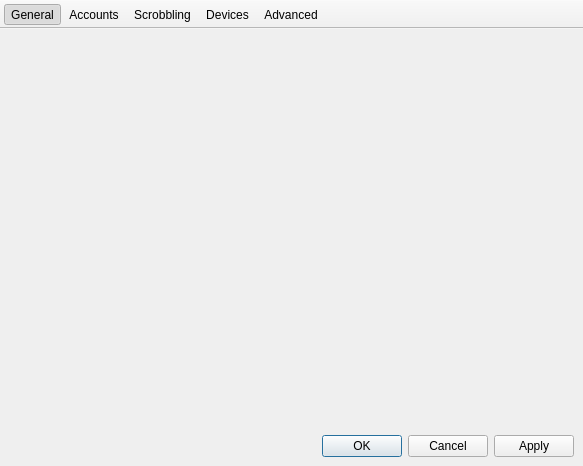
<?xml version="1.0" encoding="UTF-8"?>
<ui version="4.0">
 <class>PreferencesDialog</class>
 <widget class="QMainWindow" name="PreferencesDialog">
  <property name="windowModality">
   <enum>Qt::NonModal</enum>
  </property>
  <property name="geometry">
   <rect>
    <x>0</x>
    <y>0</y>
    <width>583</width>
    <height>466</height>
   </rect>
  </property>
  <property name="sizePolicy">
   <sizepolicy hsizetype="Preferred" vsizetype="Expanding">
    <horstretch>0</horstretch>
    <verstretch>0</verstretch>
   </sizepolicy>
  </property>
  <property name="focusPolicy">
   <enum>Qt::StrongFocus</enum>
  </property>
  <property name="windowTitle">
   <string notr="true">MainWindow</string>
  </property>
  <property name="unifiedTitleAndToolBarOnMac">
   <bool>true</bool>
  </property>
  <widget class="QWidget" name="centralwidget">
   <layout class="QVBoxLayout" name="verticalLayout">
    <item>
     <widget class="unicorn::StackedWidget" name="stackedWidget">
      <property name="sizePolicy">
       <sizepolicy hsizetype="Preferred" vsizetype="Preferred">
        <horstretch>0</horstretch>
        <verstretch>0</verstretch>
       </sizepolicy>
      </property>
      <widget class="GeneralSettingsWidget" name="general"/>
      <widget class="AccountSettingsWidget" name="accounts"/>
      <widget class="ScrobbleSettingsWidget" name="scrobbling"/>
      <widget class="IpodSettingsWidget" name="ipod"/>
      <widget class="AdvancedSettingsWidget" name="advanced"/>
     </widget>
    </item>
    <item>
     <widget class="QDialogButtonBox" name="buttonBox">
      <property name="standardButtons">
       <set>QDialogButtonBox::Apply|QDialogButtonBox::Cancel|QDialogButtonBox::Ok</set>
      </property>
     </widget>
    </item>
   </layout>
  </widget>
  <widget class="QToolBar" name="toolBar">
   <property name="sizePolicy">
    <sizepolicy hsizetype="Preferred" vsizetype="Preferred">
     <horstretch>0</horstretch>
     <verstretch>0</verstretch>
    </sizepolicy>
   </property>
   <property name="windowTitle">
    <string notr="true">toolBar</string>
   </property>
   <property name="movable">
    <bool>false</bool>
   </property>
   <property name="allowedAreas">
    <set>Qt::TopToolBarArea</set>
   </property>
   <property name="toolButtonStyle">
    <enum>Qt::ToolButtonTextUnderIcon</enum>
   </property>
   <property name="floatable">
    <bool>false</bool>
   </property>
   <attribute name="toolBarArea">
    <enum>TopToolBarArea</enum>
   </attribute>
   <attribute name="toolBarBreak">
    <bool>false</bool>
   </attribute>
   <addaction name="actionGeneral"/>
   <addaction name="actionAccounts"/>
   <addaction name="actionScrobbling"/>
   <addaction name="actionDevices"/>
   <addaction name="actionAdvanced"/>
  </widget>
  <action name="actionGeneral">
   <property name="checkable">
    <bool>true</bool>
   </property>
   <property name="checked">
    <bool>true</bool>
   </property>
   <property name="icon">
    <iconset resource="../qrc/audioscrobbler.qrc">
     <normaloff>:/preferences_general.png</normaloff>:/preferences_general.png</iconset>
   </property>
   <property name="text">
    <string>General</string>
   </property>
  </action>
  <action name="actionAccounts">
   <property name="checkable">
    <bool>true</bool>
   </property>
   <property name="icon">
    <iconset resource="../qrc/audioscrobbler.qrc">
     <normaloff>:/preferences_accounts.png</normaloff>:/preferences_accounts.png</iconset>
   </property>
   <property name="text">
    <string>Accounts</string>
   </property>
  </action>
  <action name="actionScrobbling">
   <property name="checkable">
    <bool>true</bool>
   </property>
   <property name="icon">
    <iconset resource="../qrc/audioscrobbler.qrc">
     <normaloff>:/preferences_scrobbling.png</normaloff>:/preferences_scrobbling.png</iconset>
   </property>
   <property name="text">
    <string>Scrobbling</string>
   </property>
  </action>
  <action name="actionDevices">
   <property name="checkable">
    <bool>true</bool>
   </property>
   <property name="icon">
    <iconset resource="../qrc/audioscrobbler.qrc">
     <normaloff>:/preferences_devices.png</normaloff>:/preferences_devices.png</iconset>
   </property>
   <property name="text">
    <string>Devices</string>
   </property>
  </action>
  <action name="actionAdvanced">
   <property name="checkable">
    <bool>true</bool>
   </property>
   <property name="icon">
    <iconset resource="../qrc/audioscrobbler.qrc">
     <normaloff>:/preferences_advanced.png</normaloff>:/preferences_advanced.png</iconset>
   </property>
   <property name="text">
    <string>Advanced</string>
   </property>
  </action>
 </widget>
 <customwidgets>
  <customwidget>
   <class>unicorn::StackedWidget</class>
   <extends>QStackedWidget</extends>
   <header>lib/unicorn/widgets/StackedWidget.h</header>
   <container>1</container>
  </customwidget>
  <customwidget>
   <class>AccountSettingsWidget</class>
   <extends>QWidget</extends>
   <header>../Settings/AccountSettingsWidget.h</header>
   <container>1</container>
  </customwidget>
  <customwidget>
   <class>ScrobbleSettingsWidget</class>
   <extends>QWidget</extends>
   <header>../Settings/ScrobbleSettingsWidget.h</header>
   <container>1</container>
  </customwidget>
  <customwidget>
   <class>IpodSettingsWidget</class>
   <extends>QWidget</extends>
   <header>../Settings/IpodSettingsWidget.h</header>
   <container>1</container>
  </customwidget>
  <customwidget>
   <class>GeneralSettingsWidget</class>
   <extends>QWidget</extends>
   <header>../Settings/GeneralSettingsWidget.h</header>
   <container>1</container>
  </customwidget>
  <customwidget>
   <class>AdvancedSettingsWidget</class>
   <extends>QWidget</extends>
   <header>../Settings/AdvancedSettingsWidget.h</header>
   <container>1</container>
  </customwidget>
 </customwidgets>
 <resources>
  <include location="../qrc/audioscrobbler.qrc"/>
 </resources>
 <connections/>
</ui>
